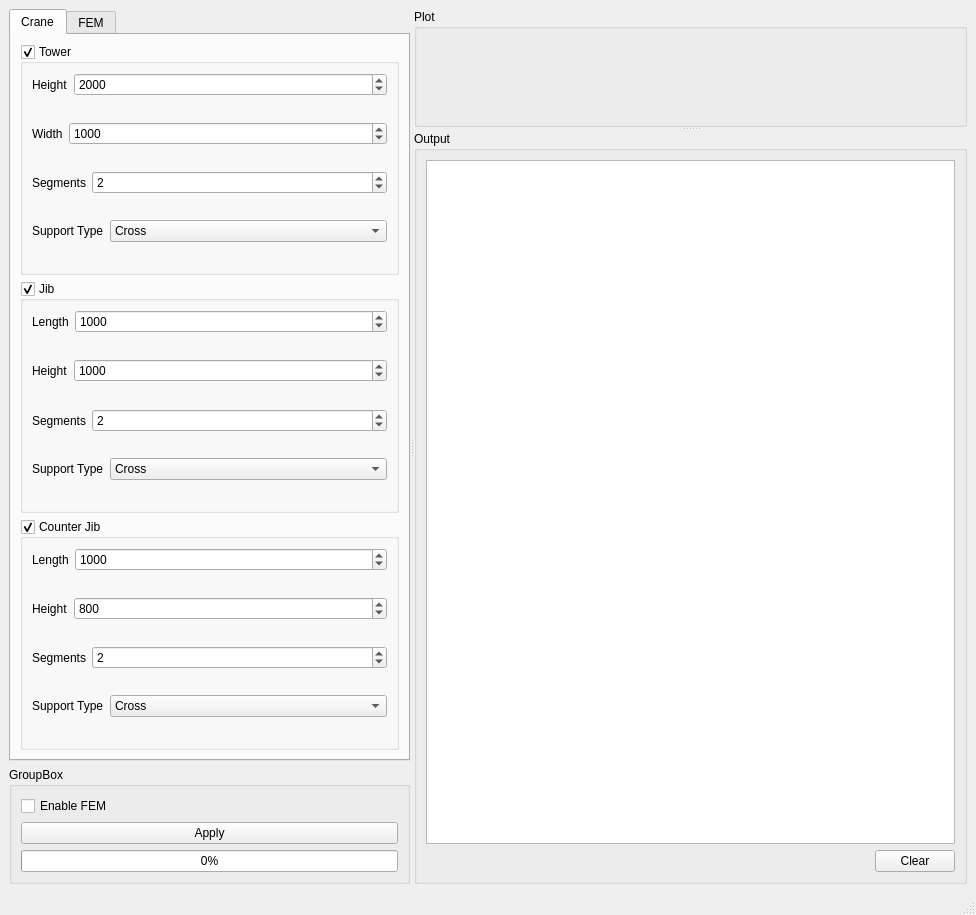
<?xml version="1.0" encoding="UTF-8"?>
<ui version="4.0">
 <class>MainWindow</class>
 <widget class="QMainWindow" name="MainWindow">
  <property name="geometry">
   <rect>
    <x>0</x>
    <y>0</y>
    <width>976</width>
    <height>915</height>
   </rect>
  </property>
  <property name="windowTitle">
   <string>MainWindow</string>
  </property>
  <property name="tabShape">
   <enum>QTabWidget::Rounded</enum>
  </property>
  <widget class="QWidget" name="centralwidget">
   <layout class="QHBoxLayout" name="horizontalLayout_2">
    <item>
     <widget class="QSplitter" name="splitter_2">
      <property name="orientation">
       <enum>Qt::Horizontal</enum>
      </property>
      <widget class="QWidget" name="layoutWidget">
       <layout class="QGridLayout" name="gridLayout">
        <item row="1" column="0">
         <widget class="QGroupBox" name="groupBox">
          <property name="title">
           <string>GroupBox</string>
          </property>
          <layout class="QVBoxLayout" name="verticalLayout_5">
           <item>
            <widget class="QCheckBox" name="enableFEM_checkbox">
             <property name="text">
              <string>Enable FEM</string>
             </property>
            </widget>
           </item>
           <item>
            <widget class="QPushButton" name="apply_button">
             <property name="text">
              <string>Apply</string>
             </property>
             <property name="checkable">
              <bool>false</bool>
             </property>
             <property name="default">
              <bool>false</bool>
             </property>
            </widget>
           </item>
           <item>
            <widget class="QProgressBar" name="progressBar">
             <property name="value">
              <number>0</number>
             </property>
             <property name="textVisible">
              <bool>true</bool>
             </property>
            </widget>
           </item>
          </layout>
         </widget>
        </item>
        <item row="0" column="0">
         <widget class="QTabWidget" name="tabWidget">
          <property name="currentIndex">
           <number>0</number>
          </property>
          <widget class="QWidget" name="crane">
           <attribute name="title">
            <string>Crane</string>
           </attribute>
           <layout class="QVBoxLayout" name="verticalLayout_4">
            <item>
             <widget class="QGroupBox" name="towerBox">
              <property name="title">
               <string>Tower</string>
              </property>
              <property name="checkable">
               <bool>true</bool>
              </property>
              <layout class="QVBoxLayout" name="verticalLayout">
               <item>
                <layout class="QFormLayout" name="formLayout">
                 <item row="0" column="0">
                  <widget class="QLabel" name="towerHeight_label">
                   <property name="text">
                    <string>Height</string>
                   </property>
                  </widget>
                 </item>
                 <item row="0" column="1">
                  <widget class="QSpinBox" name="towerHeight_spinbox">
                   <property name="maximum">
                    <number>10000</number>
                   </property>
                   <property name="value">
                    <number>2000</number>
                   </property>
                  </widget>
                 </item>
                </layout>
               </item>
               <item>
                <layout class="QFormLayout" name="formLayout_2">
                 <item row="0" column="0">
                  <widget class="QLabel" name="towerWidth_label">
                   <property name="text">
                    <string>Width</string>
                   </property>
                  </widget>
                 </item>
                 <item row="0" column="1">
                  <widget class="QSpinBox" name="towerWidth_spinbox">
                   <property name="maximum">
                    <number>10000</number>
                   </property>
                   <property name="value">
                    <number>1000</number>
                   </property>
                  </widget>
                 </item>
                </layout>
               </item>
               <item>
                <layout class="QFormLayout" name="formLayout_3">
                 <item row="0" column="0">
                  <widget class="QLabel" name="towerSegment_label">
                   <property name="text">
                    <string>Segments</string>
                   </property>
                  </widget>
                 </item>
                 <item row="0" column="1">
                  <widget class="QSpinBox" name="towerSegment_spinbox">
                   <property name="minimum">
                    <number>1</number>
                   </property>
                   <property name="maximum">
                    <number>100</number>
                   </property>
                   <property name="value">
                    <number>2</number>
                   </property>
                  </widget>
                 </item>
                </layout>
               </item>
               <item>
                <layout class="QFormLayout" name="formLayout_4">
                 <item row="0" column="0">
                  <widget class="QLabel" name="towerSupportType_label">
                   <property name="text">
                    <string>Support Type</string>
                   </property>
                  </widget>
                 </item>
                 <item row="0" column="1">
                  <widget class="QComboBox" name="towerSupportType_comboBox">
                   <property name="autoFillBackground">
                    <bool>false</bool>
                   </property>
                   <property name="currentText">
                    <string>Cross</string>
                   </property>
                   <item>
                    <property name="text">
                     <string>Cross</string>
                    </property>
                   </item>
                   <item>
                    <property name="text">
                     <string>ZigZag</string>
                    </property>
                   </item>
                   <item>
                    <property name="text">
                     <string>Diagonal</string>
                    </property>
                   </item>
                  </widget>
                 </item>
                </layout>
               </item>
              </layout>
             </widget>
            </item>
            <item>
             <widget class="QGroupBox" name="jibBox">
              <property name="title">
               <string>Jib</string>
              </property>
              <property name="checkable">
               <bool>true</bool>
              </property>
              <layout class="QVBoxLayout" name="verticalLayout_2">
               <item>
                <layout class="QFormLayout" name="formLayout_5">
                 <item row="0" column="0">
                  <widget class="QLabel" name="jibLength_label">
                   <property name="text">
                    <string>Length</string>
                   </property>
                  </widget>
                 </item>
                 <item row="0" column="1">
                  <widget class="QSpinBox" name="jibLength_spinBox">
                   <property name="minimum">
                    <number>1</number>
                   </property>
                   <property name="maximum">
                    <number>10000</number>
                   </property>
                   <property name="value">
                    <number>1000</number>
                   </property>
                  </widget>
                 </item>
                </layout>
               </item>
               <item>
                <layout class="QFormLayout" name="formLayout_6">
                 <item row="0" column="0">
                  <widget class="QLabel" name="jibHeight_label">
                   <property name="text">
                    <string>Height</string>
                   </property>
                  </widget>
                 </item>
                 <item row="0" column="1">
                  <widget class="QSpinBox" name="jibHeight_spinBox">
                   <property name="minimum">
                    <number>1</number>
                   </property>
                   <property name="maximum">
                    <number>10000</number>
                   </property>
                   <property name="value">
                    <number>1000</number>
                   </property>
                  </widget>
                 </item>
                </layout>
               </item>
               <item>
                <layout class="QFormLayout" name="formLayout_7">
                 <item row="0" column="0">
                  <widget class="QLabel" name="jibSegment_label">
                   <property name="text">
                    <string>Segments</string>
                   </property>
                  </widget>
                 </item>
                 <item row="0" column="1">
                  <widget class="QSpinBox" name="jibSegment_spinBox">
                   <property name="minimum">
                    <number>1</number>
                   </property>
                   <property name="maximum">
                    <number>100</number>
                   </property>
                   <property name="value">
                    <number>2</number>
                   </property>
                  </widget>
                 </item>
                </layout>
               </item>
               <item>
                <layout class="QFormLayout" name="formLayout_8">
                 <item row="0" column="0">
                  <widget class="QLabel" name="jibSupportType_label">
                   <property name="text">
                    <string>Support Type</string>
                   </property>
                  </widget>
                 </item>
                 <item row="0" column="1">
                  <widget class="QComboBox" name="jibSupportType_comboBox">
                   <property name="currentText">
                    <string>Cross</string>
                   </property>
                   <item>
                    <property name="text">
                     <string>Cross</string>
                    </property>
                   </item>
                   <item>
                    <property name="text">
                     <string>ZigZag</string>
                    </property>
                   </item>
                   <item>
                    <property name="text">
                     <string>Diagonal</string>
                    </property>
                   </item>
                  </widget>
                 </item>
                </layout>
               </item>
              </layout>
             </widget>
            </item>
            <item>
             <widget class="QGroupBox" name="counterJibBox">
              <property name="title">
               <string>Counter Jib</string>
              </property>
              <property name="checkable">
               <bool>true</bool>
              </property>
              <layout class="QVBoxLayout" name="verticalLayout_3">
               <item>
                <layout class="QFormLayout" name="formLayout_10">
                 <item row="0" column="0">
                  <widget class="QLabel" name="counterJibLength_label">
                   <property name="text">
                    <string>Length</string>
                   </property>
                  </widget>
                 </item>
                 <item row="0" column="1">
                  <widget class="QSpinBox" name="counterJibLength_spinBox">
                   <property name="minimum">
                    <number>1</number>
                   </property>
                   <property name="maximum">
                    <number>10000</number>
                   </property>
                   <property name="value">
                    <number>1000</number>
                   </property>
                  </widget>
                 </item>
                </layout>
               </item>
               <item>
                <layout class="QFormLayout" name="formLayout_9">
                 <item row="0" column="0">
                  <widget class="QLabel" name="counterJibHeight_label">
                   <property name="text">
                    <string>Height</string>
                   </property>
                  </widget>
                 </item>
                 <item row="0" column="1">
                  <widget class="QSpinBox" name="counterJibHeight_spinBox">
                   <property name="minimum">
                    <number>1</number>
                   </property>
                   <property name="maximum">
                    <number>10000</number>
                   </property>
                   <property name="value">
                    <number>800</number>
                   </property>
                  </widget>
                 </item>
                </layout>
               </item>
               <item>
                <layout class="QFormLayout" name="formLayout_12">
                 <item row="0" column="0">
                  <widget class="QLabel" name="counterJibSegments_label">
                   <property name="text">
                    <string>Segments</string>
                   </property>
                  </widget>
                 </item>
                 <item row="0" column="1">
                  <widget class="QSpinBox" name="counterJibSegments_spinBox">
                   <property name="minimum">
                    <number>1</number>
                   </property>
                   <property name="maximum">
                    <number>100</number>
                   </property>
                   <property name="value">
                    <number>2</number>
                   </property>
                  </widget>
                 </item>
                </layout>
               </item>
               <item>
                <layout class="QFormLayout" name="formLayout_11">
                 <item row="0" column="0">
                  <widget class="QLabel" name="counterJibSupportType_label">
                   <property name="text">
                    <string>Support Type</string>
                   </property>
                  </widget>
                 </item>
                 <item row="0" column="1">
                  <widget class="QComboBox" name="counterJibSupportType_comboBox">
                   <property name="currentText">
                    <string>Cross</string>
                   </property>
                   <item>
                    <property name="text">
                     <string>Cross</string>
                    </property>
                   </item>
                   <item>
                    <property name="text">
                     <string>Zigzag</string>
                    </property>
                   </item>
                   <item>
                    <property name="text">
                     <string>Diagonal</string>
                    </property>
                   </item>
                  </widget>
                 </item>
                </layout>
               </item>
              </layout>
             </widget>
            </item>
           </layout>
          </widget>
          <widget class="QWidget" name="fem">
           <attribute name="title">
            <string>FEM</string>
           </attribute>
          </widget>
         </widget>
        </item>
       </layout>
      </widget>
      <widget class="QSplitter" name="splitter">
       <property name="frameShadow">
        <enum>QFrame::Raised</enum>
       </property>
       <property name="orientation">
        <enum>Qt::Vertical</enum>
       </property>
       <property name="opaqueResize">
        <bool>true</bool>
       </property>
       <property name="childrenCollapsible">
        <bool>false</bool>
       </property>
       <widget class="QGroupBox" name="plotBox">
        <property name="title">
         <string>Plot</string>
        </property>
        <property name="checkable">
         <bool>false</bool>
        </property>
        <layout class="QVBoxLayout" name="verticalLayout_10">
         <item>
          <layout class="QVBoxLayout" name="plot_layout"/>
         </item>
        </layout>
       </widget>
       <widget class="QGroupBox" name="outputBox">
        <property name="minimumSize">
         <size>
          <width>7</width>
          <height>0</height>
         </size>
        </property>
        <property name="title">
         <string>Output</string>
        </property>
        <layout class="QVBoxLayout" name="verticalLayout_8">
         <item>
          <widget class="QPlainTextEdit" name="output">
           <property name="readOnly">
            <bool>true</bool>
           </property>
          </widget>
         </item>
         <item>
          <layout class="QHBoxLayout" name="horizontalLayout">
           <item>
            <spacer name="horizontalSpacer">
             <property name="orientation">
              <enum>Qt::Horizontal</enum>
             </property>
             <property name="sizeHint" stdset="0">
              <size>
               <width>40</width>
               <height>20</height>
              </size>
             </property>
            </spacer>
           </item>
           <item>
            <widget class="QPushButton" name="clear_button">
             <property name="text">
              <string>Clear</string>
             </property>
            </widget>
           </item>
          </layout>
         </item>
        </layout>
       </widget>
      </widget>
     </widget>
    </item>
   </layout>
  </widget>
  <widget class="QMenuBar" name="menubar">
   <property name="geometry">
    <rect>
     <x>0</x>
     <y>0</y>
     <width>976</width>
     <height>22</height>
    </rect>
   </property>
  </widget>
  <widget class="QStatusBar" name="statusbar"/>
 </widget>
 <tabstops>
  <tabstop>jibLength_spinBox</tabstop>
  <tabstop>jibHeight_spinBox</tabstop>
  <tabstop>jibSegment_spinBox</tabstop>
  <tabstop>jibSupportType_comboBox</tabstop>
  <tabstop>counterJibLength_spinBox</tabstop>
  <tabstop>counterJibHeight_spinBox</tabstop>
  <tabstop>counterJibSegments_spinBox</tabstop>
  <tabstop>counterJibSupportType_comboBox</tabstop>
  <tabstop>output</tabstop>
  <tabstop>clear_button</tabstop>
 </tabstops>
 <resources/>
 <connections/>
</ui>
